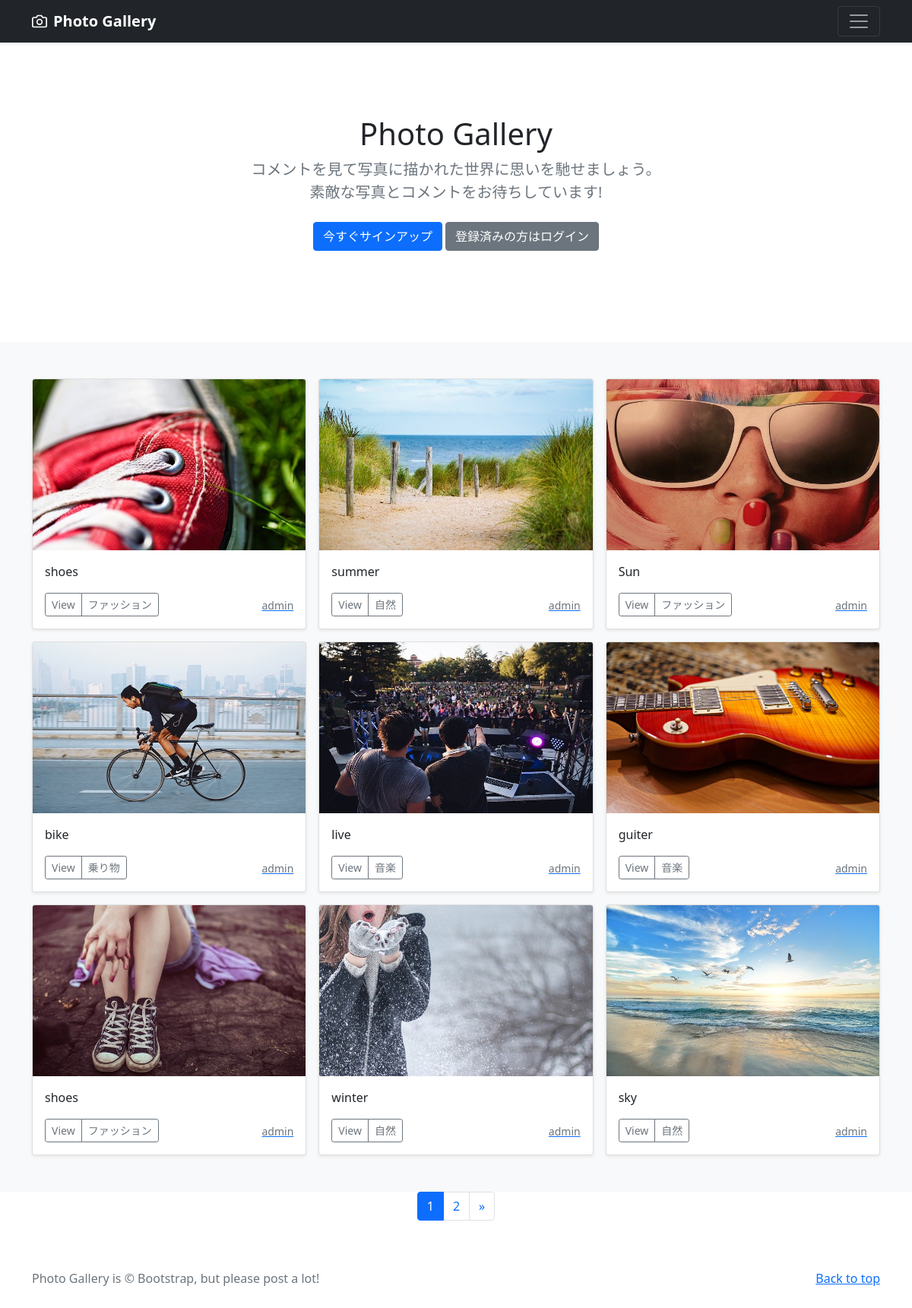
The page / on the database its author committed.
### photo/models.py (models this page shows, shortened)
class PhotoPost(models.Model):
    user = models.ForeignKey(
        CustomUser,
        verbose_name="ユーザー",
        on_delete=models.CASCADE
    )
    category = models.ForeignKey(
        Category,
        verbose_name="カテゴリ",
        on_delete=models.PROTECT
    )
    title = models.CharField(
        verbose_name="タイトル",
        max_length=200
    )
    comment = models.TextField(
        verbose_name="コメント"
    )
    image1 = models.ImageField(
        verbose_name="イメージ１",
        upload_to= "photos"
    )
    image2 = models.ImageField(
        verbose_name="イメージ２",
        upload_to="photos",
        blank=True,
        null=True
    )
    posted_at = models.DateTimeField(
        verbose_name="投稿日時",
        auto_now_add=True
    )

class Category(models.Model):
    title = models.CharField(
        verbose_name="カテゴリ",
        max_length=20)

### accounts/models.py (models this page shows)
class CustomUser(AbstractUser):
    pass

### photo/views.py (the view)
# urls.py: path('', views.IndexView.as_view(), name='index'),
class IndexView(ListView):
    template_name ='index.html'
    queryset = PhotoPost.objects.order_by("-posted_at")
    paginate_by = 9

### photo/templates/index.html (shortened to what this page needs)
{% extends 'base.html' %}
      {% block contents %}
      {% include "photos_title.html" %}
      {% include "photos_list.html" %}
      {% include "pagination.html" %}
      {% endblock %}

### photo/templates/photos_list.html (shortened to what this page needs)
  <div class="album py-5 bg-light">
    <div class="container">
      <div class="row row-cols-1 row-cols-sm-2 row-cols-md-3 g-3">
             {% for record in object_list %}
        <div class="col">
          <div class="card shadow-sm">
            <img src="{{ record.image1.url }}"
                 class="bd-placeholder-img card-img-top"
                 width="100%" height="225"
                 xmlns="http://www.w3.org/2000/svg"
                 role="img" aria-label="Placeholder: Thumbnail"
                 preserveAspectRatio="xMidYMid slice"
                 focusable="false">
                 <rect width="100%" height="100%" fill="#55595c"/>
            <div class="card-body">
              <p class="card-text">
                {{record.title}}
              </p>
              <div class="d-flex justify-content-between align-items-center">
                <div class="btn-group">
                  <button type="button"
                          class="btn btn-sm btn-outline-secondary"
                          onclick="location.href='{% url "photo:photo_detail" record.pk %}'">
                          View</button>
                  <button type="button"
                          class="btn btn-sm btn-outline-secondary"
                          onclick="location.href='{% url "photo:photos_cat" category=record.category.id %}'">
                        {{record.category.title}}</button>
                </div>
                <a href="{% url "photo:user_list" user=record.user.id %}">
                  <small class="text-muted">
                    {{record.user.username}}
                  </small>
                </a>
              </div>
            </div>
          </div>
        </div>
        {% endfor %}
      </div>
    </div>
  </div>

### photo/templates/base.html (style rules this page uses)
.bd-placeholder-img { font-size: 1.125rem; text-anchor: middle; -webkit-user-select: none; -moz-user-select: none; user-select: none; }

### rows shown on the page
PhotoPost: image1 (picture), title "shoes", category "ファッション", user.username "admin"
PhotoPost: image1 (picture), title "summer", category "自然", user.username "admin"
PhotoPost: image1 (picture), title "Sun", category "ファッション", user.username "admin"
PhotoPost: image1 (picture), title "bike", category "乗り物", user.username "admin"
PhotoPost: image1 (picture), title "live", category "音楽", user.username "admin"
PhotoPost: image1 (picture), title "guiter", category "音楽", user.username "admin"
PhotoPost: image1 (picture), title "shoes", category "ファッション", user.username "admin"
PhotoPost: image1 (picture), title "winter", category "自然", user.username "admin"
PhotoPost: image1 (picture), title "sky", category "自然", user.username "admin"

### other values the page prints
{{ num }} "1"
{{ num }} "2"
